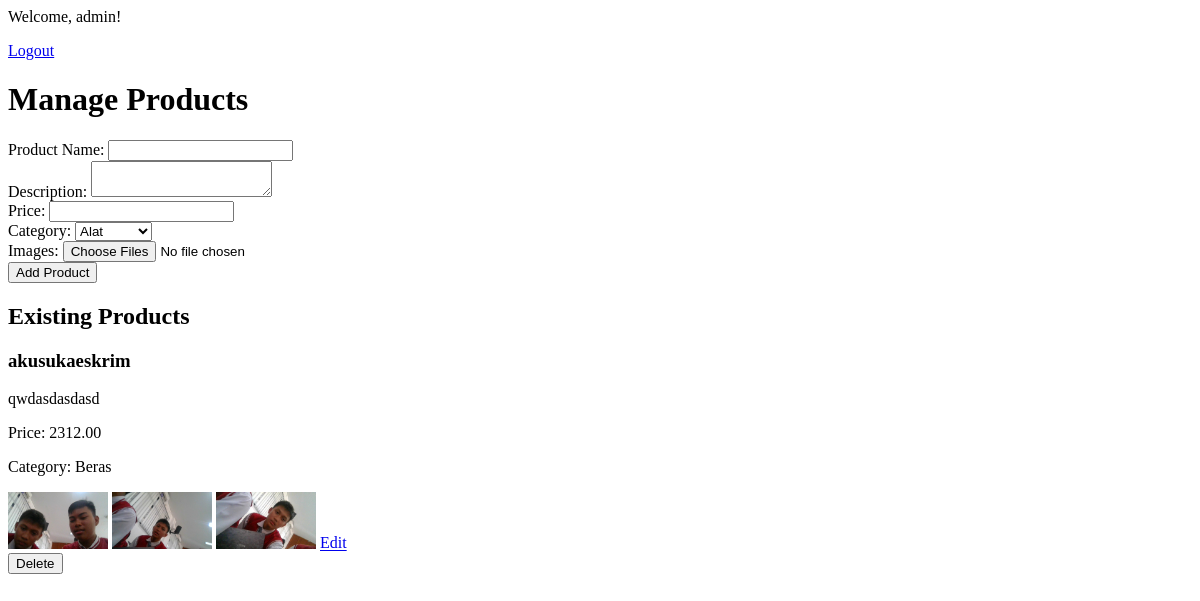
/admin/index.php (signed in), run on an earlier commit of the app's database.
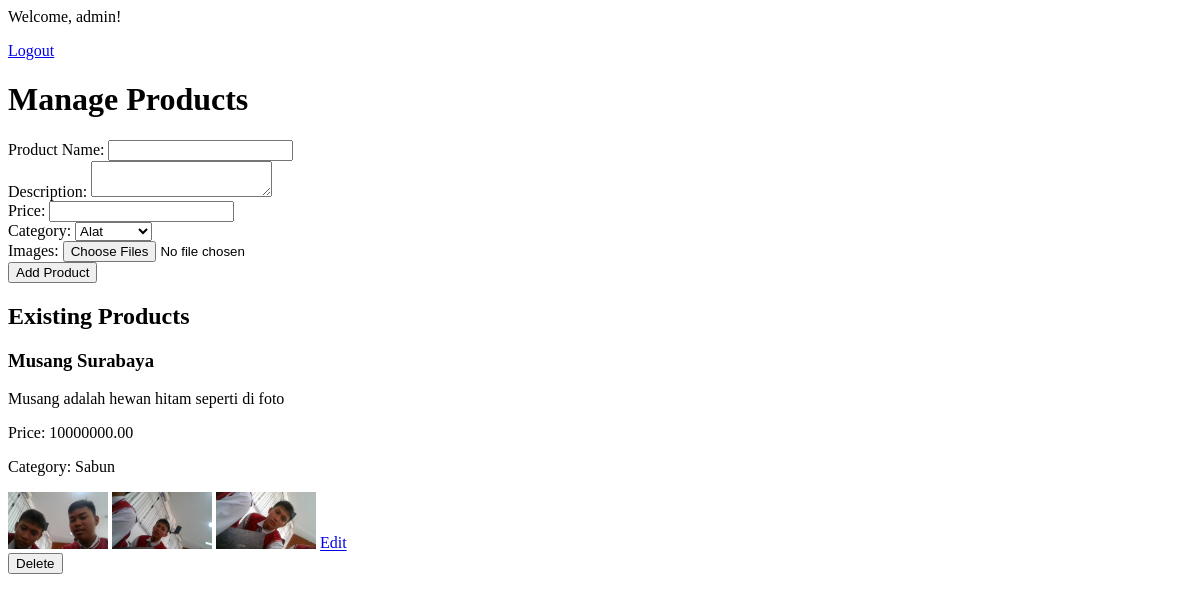
And on a later commit of the database.
### tables this page shows
CREATE TABLE `products` (
  `id` int(11) NOT NULL,
  `name` varchar(100) NOT NULL,
  `description` text DEFAULT NULL,
  `price` decimal(10,2) NOT NULL,
  `images` varchar(255) DEFAULT NULL,
  `created_at` timestamp NOT NULL DEFAULT current_timestamp(),
  `category_id` int(11) DEFAULT NULL
);

CREATE TABLE `categories` (
  `id` int(11) NOT NULL,
  `name` varchar(255) NOT NULL
);

### admin/index.php (the view, shortened to what this page needs)
<?php
include '../utils/db.php';
$stmt = $pdo->query("SELECT products.*, categories.name as category_name FROM products JOIN categories ON products.category_id = categories.id");
$products = $stmt->fetchAll(PDO::FETCH_ASSOC);
?>
<?php if (isset($_SESSION['user_id'])): ?>
    <p>Welcome, <?php echo $_SESSION['role']; ?>!</p>
    <a href="../logout.php">Logout</a>
<?php else: ?>
    <a href="login.php">Login</a>
<?php endif; ?>
<!DOCTYPE html>
<html>
<head>
</head>
<body>
    <h1>Manage Products</h1>
    <form action="index.php" method="post" enctype="multipart/form-data">
        <label for="name">Product Name:</label>
        <input type="text" name="name" id="name" required>
        <br>
        <label for="description">Description:</label>
        <textarea name="description" id="description" required></textarea>
        <br>
        <label for="price">Price:</label>
        <input type="number" name="price" id="price" required>
        <br>
        <label for="category">Category:</label>
        <select name="category_id" id="category" required>
            <?php
            $stmt = $pdo->query("SELECT * FROM categories");
            while ($category = $stmt->fetch(PDO::FETCH_ASSOC)) {
                echo "<option value=\"" . htmlspecialchars($category['id']) . "\">" . htmlspecialchars($category['name']) . "</option>";
            }
            ?>
        </select>
        <br>
        <label for="images">Images:</label>
        <input type="file" name="images[]" id="images" multiple required>
        <br>
        <button type="submit">Add Product</button>
    </form>
    <h2>Existing Products</h2>
    <div>
        <?php foreach ($products as $product): ?>
            <div>
                <h3><?php echo htmlspecialchars($product['name']); ?></h3>
                <p><?php echo htmlspecialchars($product['description']); ?></p>
                <p>Price: <?php echo htmlspecialchars($product['price']); ?></p>
                <p>Category: <?php echo htmlspecialchars($product['category_name']); ?></p>
                <?php $imagePaths = explode(',', $product['images']); ?>
                <?php foreach ($imagePaths as $imagePath): ?>
                    <img src="../assets/img/product/<?php echo htmlspecialchars($imagePath); ?>" alt="<?php echo htmlspecialchars($product['name']); ?>" width="100">
                <?php endforeach; ?>
                <a href="edit_product.php?product_id=<?php echo $product['id']; ?>">Edit</a>
                <form action="delete_product.php" method="get">
                    <button type="submit">Delete</button>
                </form>
            </div>
        <?php endforeach; ?>
    </div>
</body>
</html>

What changed in the data, as far as the page shows it:
changed products: name "akusukaeskrim" → "Musang Surabaya"; description "qwdasdasdasd" → "Musang adalah hewan hitam seperti di foto"; price "2312.00" → "10000000.00"; category.name "Beras" → "Sabun"
